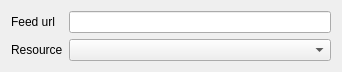
<ui version="4.0" >
 <class>NetFeedCreateDialog</class>
 <widget class="QWidget" name="NetFeedCreateDialog" >
  <property name="geometry" >
   <rect>
    <x>0</x>
    <y>0</y>
    <width>342</width>
    <height>72</height>
   </rect>
  </property>
  <property name="sizePolicy" >
   <sizepolicy vsizetype="Preferred" hsizetype="Expanding" >
    <horstretch>0</horstretch>
    <verstretch>0</verstretch>
   </sizepolicy>
  </property>
  <layout class="QFormLayout" name="formLayout" >
   <item row="0" column="0" >
    <widget class="QLabel" name="urlLabel" >
     <property name="text" >
      <string>Feed url</string>
     </property>
    </widget>
   </item>
   <item row="0" column="1" >
    <widget class="KLineEdit" name="urlEdit" >
     <property name="clickMessage" >
      <string/>
     </property>
     <property name="showClearButton" stdset="0" >
      <bool>true</bool>
     </property>
    </widget>
   </item>
   <item row="1" column="0" >
    <widget class="QLabel" name="resourceLabel" >
     <property name="text" >
      <string>Resource</string>
     </property>
    </widget>
   </item>
   <item row="1" column="1" >
    <widget class="KComboBox" name="resourceCombo" />
   </item>
  </layout>
 </widget>
 <customwidgets>
  <customwidget>
   <class>KComboBox</class>
   <extends>QComboBox</extends>
   <header>kcombobox.h</header>
  </customwidget>
  <customwidget>
   <class>KLineEdit</class>
   <extends>QLineEdit</extends>
   <header>klineedit.h</header>
  </customwidget>
 </customwidgets>
 <resources/>
 <connections/>
</ui>
